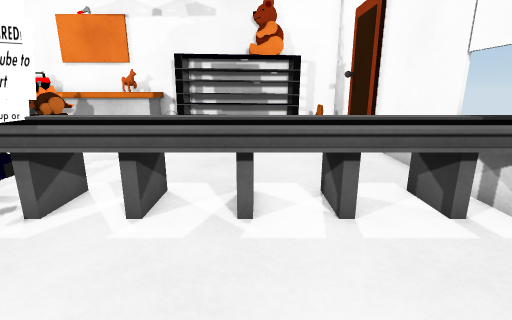
view 1 (above)

16 first-person views from a walk through a 3-D level made in the Unity game engine. The camera is 1.2 m above the floor, tilts 14° down and sees 85° across. The floor is counted in squares, 0.5 m on a side. Each view is taken from the middle of a square. On the plan, view 1 faces up. The plan holds only what a view shows up to about 18 squares ahead; the rest is blank. The place goes on beyond the plan. The player is left out.

view 2
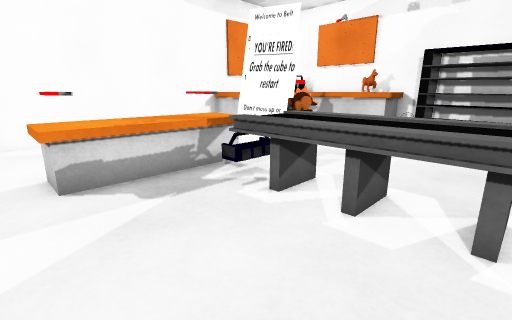

view 3
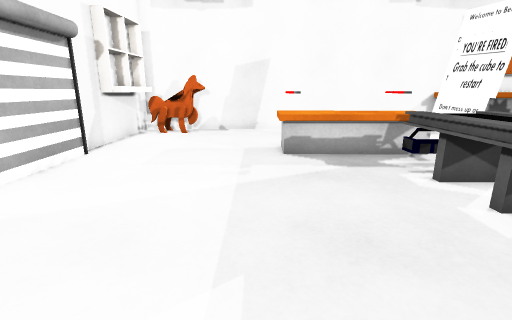

view 4
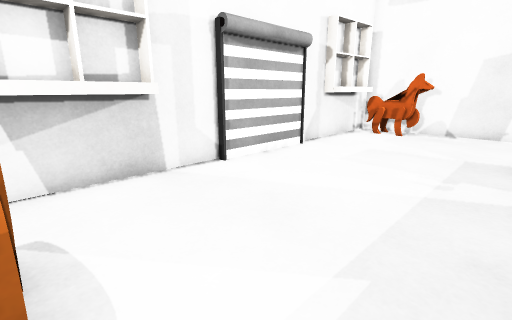

view 5
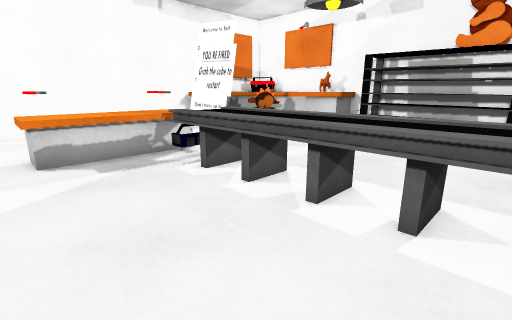

view 6
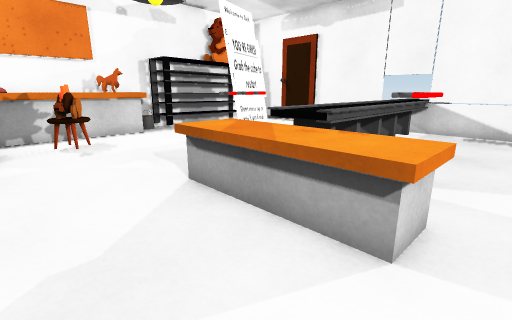

view 7
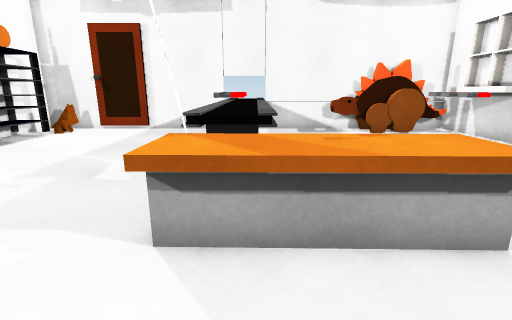

view 8
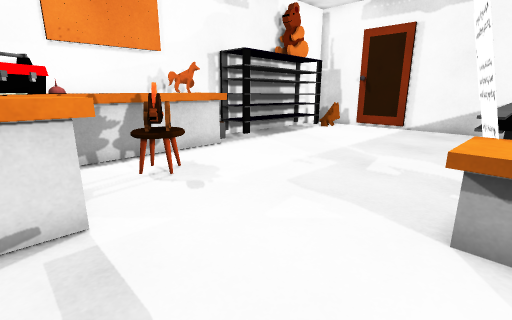

view 9
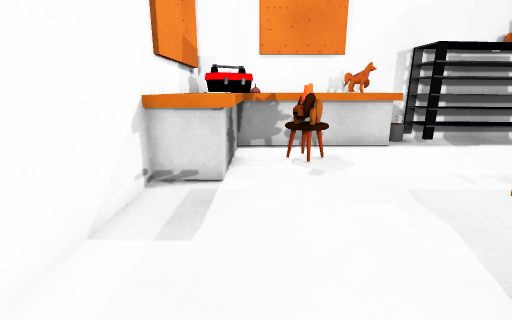

view 10
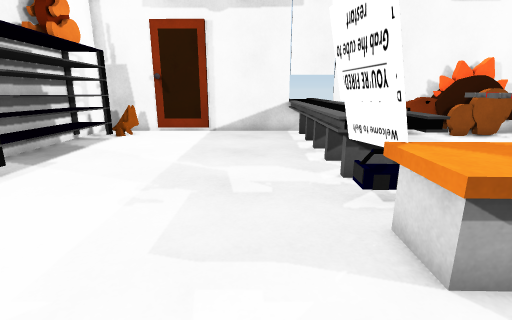

view 11
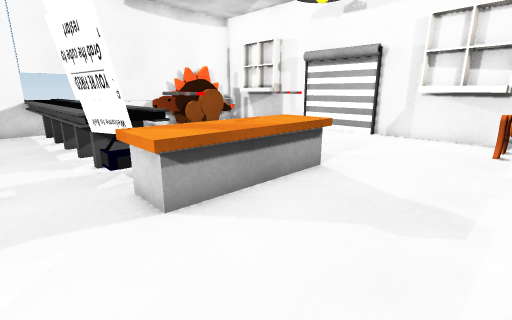

view 12
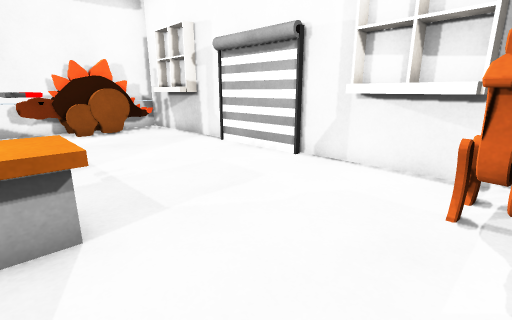

view 13
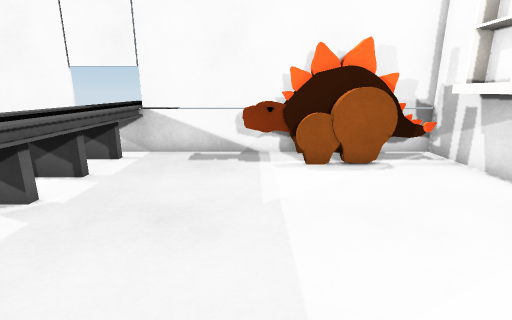

view 14
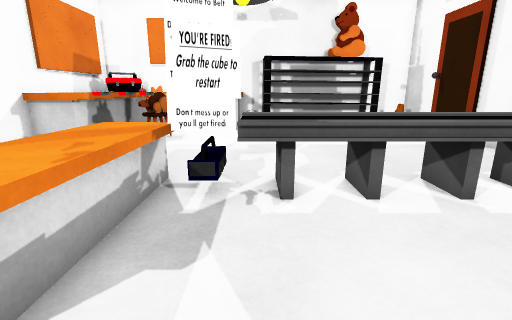

view 15
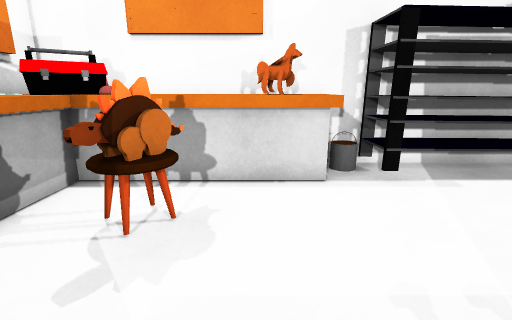

view 16
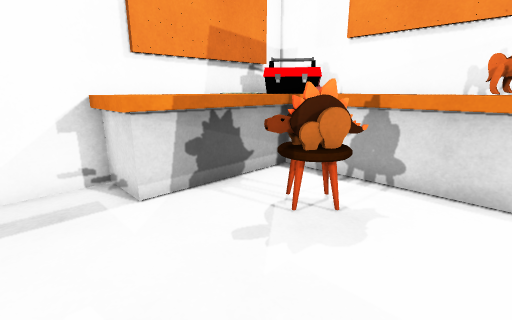

### Floor plan
Key: @ floor where view 1 was taken; # wall or solid block; . floor; S shelf; T toolbox; L stool; H thing the floor can be seen under or through; A hammer; B bucket; O other object.
Columns run from 15 left of view 1 to 7 right of it. Each row starts with its distance up from view 1.
 18 #OOOOOOOOOBSSSSSSS###
 17 #TTTOOOOOOSSSSSSSS..#
 16 #TTOOOOOOO.SSSSSSS.O#
 15 #OO..L............. #
 14 #OO.LLL.............#
 13 # O.OL..............#
 12 OOO.................#
 11 #OO.................#
 10 #...................#
  9 #...................#
  8 #...................#
  7 #.....OOHHOOOOOOOOOOOOO
  6 #.....OAO OOOO OOO OO O
  5 #.....OAOOOOOOOOOOOOOOO
  4 #.....OOO.OOOOOOOOOO# O
  3 #.....OOO...........#
  2 #.....OAO...........#
  1 #.....OAO...........#
  0 #..............@...O#
 -1 #.................OO#
 -2 #.................OO#
 -3 #OO...............OO
 -4 #OO...............OO
 -5 #OO................O#
 -6 #O####.........####O#
 -7 #####################

Positions as (right, up) in squares from view 1, and headings:
1: (0, 0), facing up
2: (0, 0), facing up-left
3: (3, 0), facing left
4: (3, 1), facing down-left
5: (3, 0), facing up-left
6: (-13, 0), facing up-right
7: (-13, 5), facing right
8: (-14, 6), facing up-right
9: (-12, 4), facing up
10: (-12, 9), facing right
11: (-14, 9), facing down-right
12: (-14, 2), facing down-right
13: (-6, 0), facing right
14: (-5, -1), facing up
15: (-8, 9), facing up
16: (-7, 9), facing up-left
